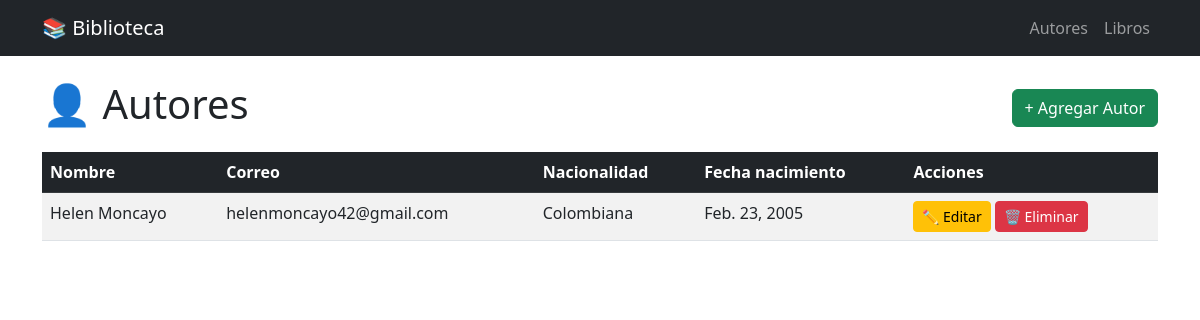
The page /autores/ on the database its author committed.
### gestion/models.py (models this page shows, shortened)
class Autor(models.Model):
    nombre = models.CharField(max_length=100)
    correo = models.EmailField(unique=True)
    nacionalidad = models.CharField(max_length=50)
    fecha_nacimiento = models.DateField()
    biografia = models.TextField(blank=True, null=True)
    class Meta:
        verbose_name = "Autor"
        verbose_name_plural = "Autores"

### gestion/views.py (the view)
# urls.py: path('autores/', views.lista_autores, name='lista_autores'),
def lista_autores(request):
    autores = Autor.objects.all().order_by('nombre')
    return render(request, 'gestion/lista_autores.html', {'autores': autores})

### gestion/templates/gestion/lista_autores.html
{% extends 'gestion/base.html' %}
{% block content %}
<div class="d-flex justify-content-between align-items-center mb-3">
    <h1>👤 Autores</h1>
    <a href="{% url 'crear_autor' %}" class="btn btn-success">+ Agregar Autor</a>
</div>
<table class="table table-striped table-hover">
    <thead class="table-dark">
        <tr>
            <th>Nombre</th>
            <th>Correo</th>
            <th>Nacionalidad</th>
            <th>Fecha nacimiento</th>
            <th>Acciones</th>
        </tr>
    </thead>
    <tbody>
        {% for autor in autores %}
        <tr>
            <td>{{ autor.nombre }}</td>
            <td>{{ autor.correo }}</td>
            <td>{{ autor.nacionalidad }}</td>
            <td>{{ autor.fecha_nacimiento }}</td>
            <td>
                <a href="{% url 'editar_autor' autor.pk %}" class="btn btn-warning btn-sm">✏️ Editar</a>
                <a href="{% url 'eliminar_autor' autor.pk %}" class="btn btn-danger btn-sm">🗑️ Eliminar</a>
            </td>
        </tr>
        {% empty %}
        <tr><td colspan="5" class="text-center text-muted">No hay autores registrados.</td></tr>
        {% endfor %}
    </tbody>
</table>
{% endblock %}

### gestion/templates/gestion/base.html (shortened to what this page needs)
<!DOCTYPE html>
<html lang="es">
<head>
    <link href="https://cdn.jsdelivr.net/npm/bootstrap@5.3.0/dist/css/bootstrap.min.css" rel="stylesheet">
</head>
<body>
    <nav class="navbar navbar-expand-lg navbar-dark bg-dark">
        <div class="container">
            <a class="navbar-brand" href="/">📚 Biblioteca</a>
            <div class="navbar-nav">
                <a class="nav-link" href="{% url 'lista_autores' %}">Autores</a>
                <a class="nav-link" href="{% url 'lista_libros' %}">Libros</a>
            </div>
        </div>
    </nav>
    <div class="container mt-4">
        {% block content %}{% endblock %}
    </div>
</body>
</html>

### rows shown on the page
Autor: nombre "Helen Moncayo", correo "helenmoncayo42@gmail.com", nacionalidad "Colombiana", fecha_nacimiento "Feb. 23, 2005"
